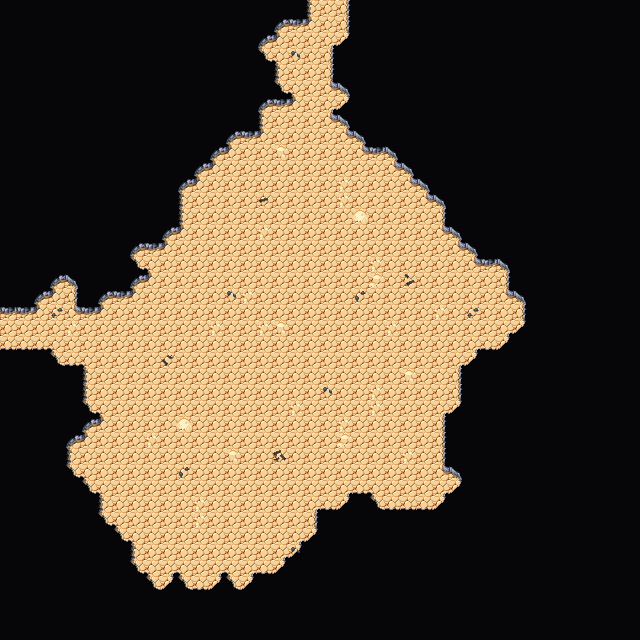

This is a level from a 2D game, rendered from its Tiled map with the project's own tilesets. A one-line summary and the map file follow, with tile-layer data summarised:
An orthogonal 40x40 tile map with 16x16 px tiles, 4 tile layers (Collision, Background, Walls, Clutter), 2 tilesets and 2 objects.

<map version="1.5" tiledversion="1.7.2" orientation="orthogonal" renderorder="right-down" width="40" height="40" tilewidth="16" tileheight="16" infinite="0" nextlayerid="7" nextobjectid="61">
 <editorsettings>
  <export target="wastetown..tmx" format="tmx" />
 </editorsettings>
 <tileset firstgid="1" source="../../../tileset/main.tsx" />
 <tileset firstgid="3477" source="../../../tileset/buildings.tsx" />
 <layer id="6" name="Collision" width="40" height="40">
  <data>[1600 cells, 0 non-empty, 0 distinct tile ids]</data>
 </layer>
 <layer id="1" name="Background" width="40" height="40">
  <data>[1600 cells, 1600 non-empty, 1 distinct tile ids]</data>
 </layer>
 <layer id="2" name="Walls" width="40" height="40">
  <data>[1600 cells, 1121 non-empty, 17 distinct tile ids]</data>
 </layer>
 <layer id="3" name="Clutter" width="40" height="40">
  <properties>
   <property name="spriteLayer" type="bool" value="true" />
  </properties>
  <data>[1600 cells, 38 non-empty, 11 distinct tile ids]</data>
 </layer>
 <objectgroup id="4" name="Objects">
  <object id="59" template="../../../obj/door_right.tx" x="0.333333" y="336.666">
   <properties>
    <property name="teleport" value="../common/maps/map/cave/cave_multilevel_4/cave_23F7.tmx" />
    <property name="teleportObjectId" value="60" />
   </properties>
  </object>
  <object id="60" template="../../../obj/door_down.tx" x="321.655" y="17.7058">
   <properties>
    <property name="teleport" value="../common/maps/map/cave/cave_multilevel_4/cave_23E8.tmx" />
    <property name="teleportObjectId" value="60" />
   </properties>
  </object>
 </objectgroup>
</map>
